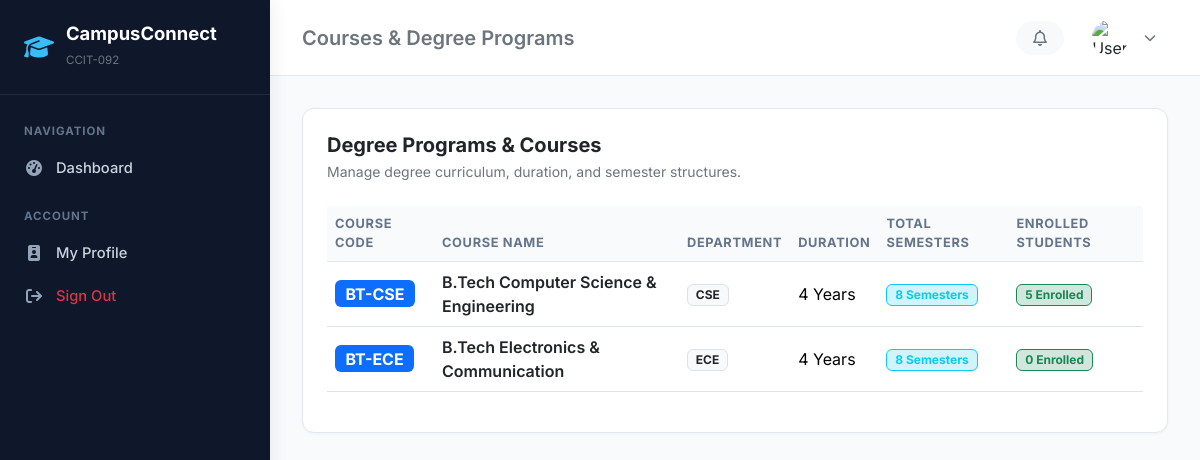
Page /academics/courses/ on the committed database.
### academics/models.py (models this page shows, shortened)
class Course(models.Model):
    department = models.ForeignKey(Department, on_delete=models.CASCADE, related_name='courses')
    name = models.CharField(max_length=150)
    code = models.CharField(max_length=20, unique=True)
    duration_years = models.PositiveSmallIntegerField(default=4)
    total_semesters = models.PositiveSmallIntegerField(default=8)
    class Meta:
        ordering = ['code']

class Department(models.Model):
    name = models.CharField(max_length=150, unique=True)
    code = models.CharField(max_length=20, unique=True)
    description = models.TextField(blank=True, null=True)
    established_year = models.PositiveIntegerField(default=2000)
    class Meta:
        ordering = ['code']

### academics/views.py (the view)
# urls.py: path('courses/', views.CourseListView.as_view(), name='course_list'),
class CourseListView(ListView):
    model = Course
    template_name = 'academics/course_list.html'
    context_object_name = 'courses'

### accounts/context_processors.py (called while the page is built, shortened)
def user_role_context(request):
    context = {
        'COLLEGE_NAME': getattr(settings, 'COLLEGE_NAME', 'CampusConnect Institute of Technology'),
        'COLLEGE_CODE': getattr(settings, 'COLLEGE_CODE', 'CCIT-092'),
        'user_role': 'GUEST',
        'is_admin': False,
        'is_faculty': False,
        'is_student': False,
        'unread_notices_count': 0,
    }
    return context

### templates/academics/course_list.html (shortened to what this page needs)
{% extends 'base.html' %}
{% block page_heading %}Courses & Degree Programs{% endblock %}
{% block content %}
<div class="card p-4">
    <div class="d-flex justify-content-between align-items-center mb-4">
        <div>
            <h5 class="fw-bold mb-1">Degree Programs & Courses</h5>
            <p class="text-secondary small mb-0">Manage degree curriculum, duration, and semester structures.</p>
        </div>
    </div>
    <div class="table-responsive">
        <table class="table table-hover align-middle">
            <thead>
                <tr>
                    <th>Course Code</th>
                    <th>Course Name</th>
                    <th>Department</th>
                    <th>Duration</th>
                    <th>Total Semesters</th>
                    <th>Enrolled Students</th>
                </tr>
            </thead>
            <tbody>
                {% for c in courses %}
                    <tr>
                        <td><span class="badge bg-primary fs-6">{{ c.code }}</span></td>
                        <td class="fw-semibold text-dark">{{ c.name }}</td>
                        <td><span class="badge bg-light text-dark border">{{ c.department.code }}</span></td>
                        <td>{{ c.duration_years }} Years</td>
                        <td><span class="badge bg-info-subtle text-info border border-info">{{ c.total_semesters }} Semesters</span></td>
                        <td><span class="badge bg-success-subtle text-success border border-success">{{ c.students.count }} Enrolled</span></td>
                    </tr>
                {% empty %}
                    <tr><td colspan="6" class="text-center py-4 text-muted">No courses registered yet.</td></tr>
                {% endfor %}
            </tbody>
        </table>
    </div>
</div>
{% endblock %}

### templates/base.html (style rules this page uses)
:root { --brand-primary: #1e3a8a; --brand-secondary: #3b82f6; --brand-accent: #0ea5e9; --bg-canvas: #f8fafc; --sidebar-bg: #0f172a; --sidebar-hover: #1e293b; --card-border: #e2e8f0; }
body { font-family: 'Inter', -apple-system, BlinkMacSystemFont, sans-serif; background-color: var(--bg-canvas); color: #1e293b; min-height: 100vh; }
.card { border: 1px solid var(--card-border); border-radius: 12px; box-shadow: 0 1px 3px rgba(0,0,0,0.04); background-color: #fff; }
.table thead th { font-size: 0.8rem; text-transform: uppercase; letter-spacing: 0.05em; color: #64748b; background-color: #f8fafc; border-bottom: 1px solid var(--card-border); }

### rows in the picture
Course: code "BT-CSE", name "B.Tech Computer Science & Engineering", department.code "CSE", duration_years "4", total_semesters "8", students.count "5"
Course: code "BT-ECE", name "B.Tech Electronics & Communication", department.code "ECE", duration_years "4", total_semesters "8", students.count "0"

### other values in the picture
{{ COLLEGE_CODE }} "CCIT-092"
